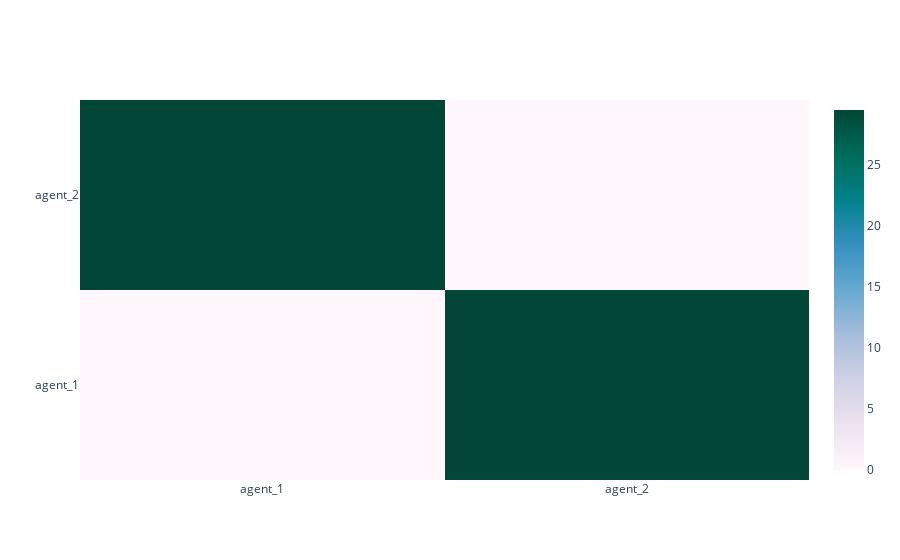

Source (notebook cell):
### Code cell
fig = heatmap(
    net.similarity_heatmap(),
    x_labels=['agent_'+str(i+1) for i in range(len(net.agents))],
    y_labels=['agent_'+str(i+1) for i in range(len(net.agents))]
)
fig.show()

### Figure 1 — Plotly figure (JSON) as saved in the notebook; plotly's stock layout.template omitted (floating-point values rounded to 4 significant figures)
{"data": [{"colorscale": [[0.0, "rgb(255,247,251)"], [0.125, "rgb(236,226,240)"], [0.25, "rgb(208,209,230)"], [0.375, "rgb(166,189,219)"], [0.5, "rgb(103,169,207)"], [0.625, "rgb(54,144,192)"], [0.75, "rgb(2,129,138)"], [0.875, "rgb(1,108,89)"], [1.0, "rgb(1,70,54)"]], "hoverongaps": false, "x": ["agent_1", "agent_2"], "y": ["agent_1", "agent_2"], "z": [[0.0, 29.45], [29.45, 0.0]], "type": "heatmap"}], "layout": {}}
